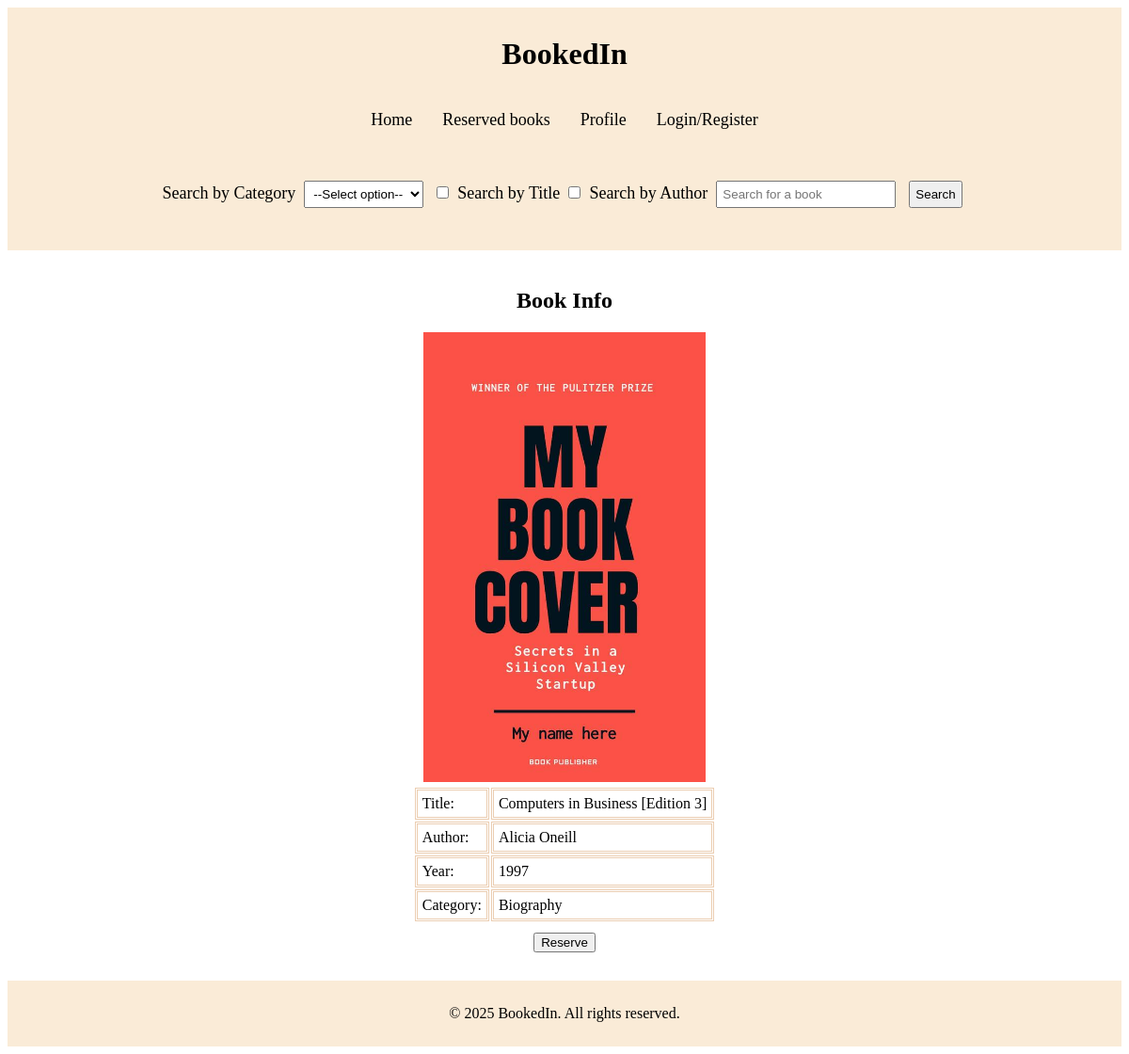
/pages/book_info.php?isbn=093-403992, run on the app's committed database.
### tables this page shows
CREATE TABLE Books
(
    ISBN        VARCHAR(15) NOT NULL PRIMARY KEY,
    BookTitle   VARCHAR(25) NOT NULL,
    Author      VARCHAR(20),
    Edition     CHAR(1),
    Year        INT,
    CategoryID  CHAR(3),
    FOREIGN KEY (CategoryID) REFERENCES Categories(CategoryID)
);

CREATE TABLE Categories
(
    CategoryID      CHAR(3)     NOT NULL PRIMARY KEY,
    CategoryDetail  VARCHAR(15) NOT NULL
);

### pages/book_info.php (the view, shortened to what this page needs)
<?php
include "includes/header.php";
$sql = "SELECT * FROM Books JOIN Categories USING(CategoryID) WHERE ISBN = ?";
$stmt = $conn -> prepare($sql);
$stmt -> bind_param("s", $_GET['isbn']);
$stmt -> execute();
$result = $stmt -> get_result();
echo '<div class="display">';
echo "<h2>Book Info</h2>";
while ($row = $result -> fetch_assoc()) {
    echo "<img src='../images/template.png' alt='template' width=300>";
    echo "<table>";
        echo "<tr><td>Title: </td><td>";
        echo $row['BookTitle'] . " [Edition " . $row['Edition'] . "]<br></td></tr>";
        echo "<tr><td>Author: </td><td>";
        echo $row['Author'] . "<br></td></tr>";
        echo "<tr><td>Year: </td><td>";
        echo $row['Year'] . "<br></td></tr>";
        echo "<tr><td>Category: </td><td>";
        echo $row['CategoryDetail'] . "<br></td></tr>";
    echo "</table>";
}
$isbn = $_GET['isbn'];
$sql = "SELECT UserID FROM Reservations WHERE ISBN = '$isbn'";
$result = $conn -> query($sql);
$row = $result -> fetch_assoc();
$userid = $_SESSION['userid'];
if($result -> num_rows > 0) {
    if($row['UserID'] == $userid) {
        $reserved = True;
    } else {
        $reserved_other = True;
    }
} else {
    $reserved = False;
}
?>
<form method='POST'>
    <button type="submit" name="reserve" <?php if($reserved === True || $reserved_other == True){ echo 'disabled'; }?> >Reserve</button>
</form>
</div>
<?php
include "includes/footer.php";
?>

### css/style.css (style rules this page uses)
h2 { font-size: x-large; }
body { text-align: center; }
.display, form { padding: 10px; }
table { display: flex; justify-content: center; text-align: left; }
table td { padding: 5px; border-style: double; border-color: #ebcdb1; }
.display label, .display, .books_num { margin: 10px; }

### data on the page
books: BookTitle "Computers in Business", Edition "3", Author "Alicia Oneill", Year "1997", CategoryID.CategoryDetail "Biography"
